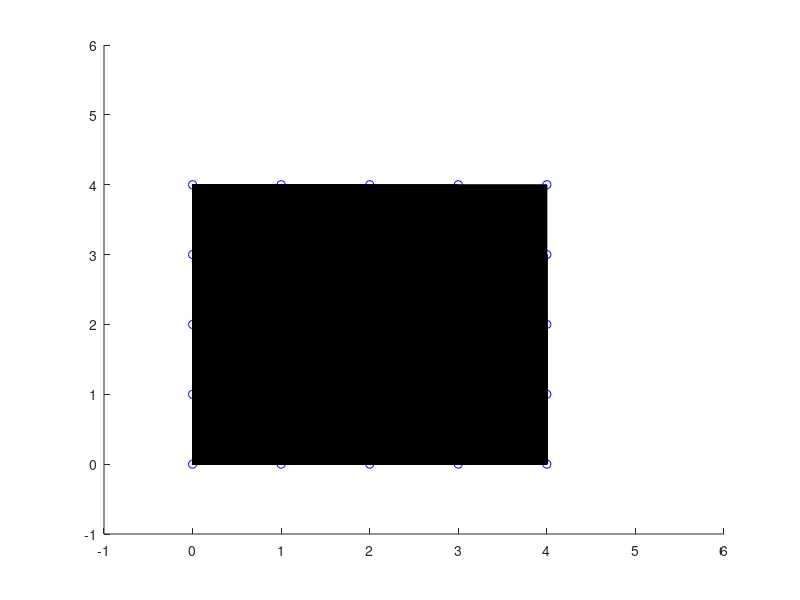

MATLAB code for this plot:
x=linspace(0,4,5)
y=linspace(0,4,5)
[X Y]=meshgrid(x,y)
figure
axis([-1 6 -1 6])
hold on
for i=1:length(x)
    for j=1:length(y)
        plot(X(i,j),Y(i,j),'ob')
        M(j+(i-1)*length(x),:)=[X(i,j) Y(i,j)];
        pause(0.7)
        %if j~=5
         %   fac(j,:)=[j j+1 j+1+length(y) j+length(y)];
        %end
    end
end
%patch('faces',[1 2 6 7],'vertices',M)
for j=1:length(x)-1
    for i=1:length(y)-1
        fac(i+(j-1)*(length(x)-1),:)=[length(x)*(j-1)+i,...
            length(x)*(j-1)+i+1,...
            length(x)*(j-1)+i+length(x)+1,...
            length(x)*(j-1)+i+length(x)];
        patch('faces',fac,'vertices',M);
        pause(0.3)
    end

end
    
    
    
    
    
    
    
    
    